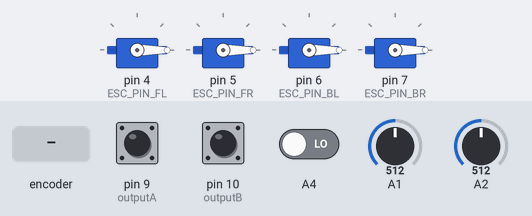
Recording of a sketch running on a simulated Arduino Uno, built with avr-gcc and run on an emulated ATmega328P. Parts: 4 × servo. The inputs (shaded band) are chosen by the test bench; at power-on: A1 = 512, A2 = 512, pin 9 (outputA) HIGH, pin 10 (outputB) HIGH, A4 LOW. What the sketch prints to the serial monitor is not drawn.

Above: at 1.2 s.
1.3 s: rotary encoder on pin 9 (outputA) / pin 10 (outputB) turned 3 steps (first pin leading)
At 1.42 s:
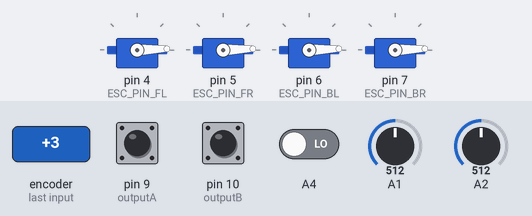
4.9 s: A1 set to 170
At 5.7 s:
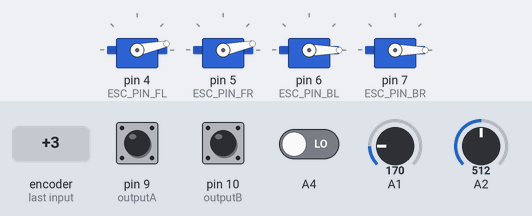
7.9 s: A2 set to 0
At 9.1 s:
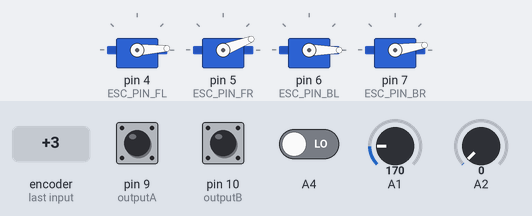
9.4 s: A2 set to 1023
At 10.3 s:
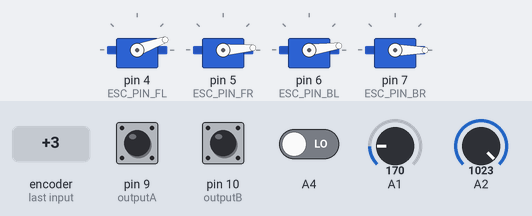
10.9 s: A1 set to 900
At 11.5 s:
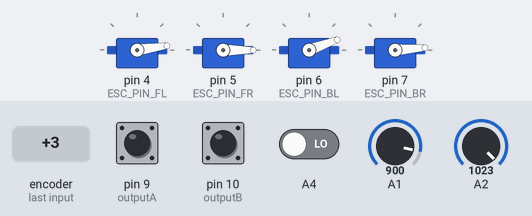
12.4 s: A2 set to 0
At 12.7 s:
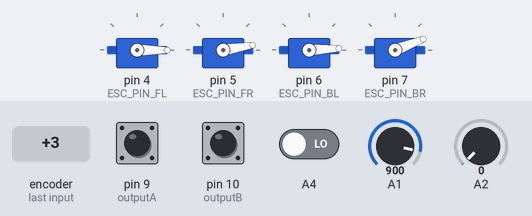
Timing chart, 0 to 14.9 s (numbered marks = the images above; inputs shaded):
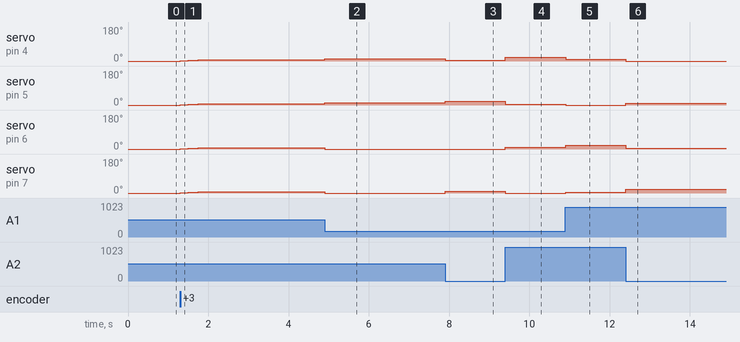

Measured:
- after the input at 1.3 s, servo on pin 4 (ESC_PIN_FL), servo on pin 5 (ESC_PIN_FR), servo on pin 6 (ESC_PIN_BL), servo on pin 7 (ESC_PIN_BR): 0° → 2° at once, → 4° 0.20 s later, → 6° 0.20 s later
- after the input at 4.9 s, servo on pin 4 (ESC_PIN_FL), servo on pin 5 (ESC_PIN_FR): 6° → 12° at once; servo on pin 6 (ESC_PIN_BL), servo on pin 7 (ESC_PIN_BR): 6° → 0° at once
- after the input at 7.9 s, servo on pin 4 (ESC_PIN_FL): 12° → 3° at once; servo on pin 5 (ESC_PIN_FR): 12° → 21° at once; servo on pin 7 (ESC_PIN_BR): 0° → 9° at once
- after the input at 9.4 s, servo on pin 4 (ESC_PIN_FL): 3° → 20° at once; servo on pin 5 (ESC_PIN_FR): 21° → 4° at once; servo on pin 6 (ESC_PIN_BL): 0° → 8° at once; servo on pin 7 (ESC_PIN_BR): 9° → 0° at once
- after the input at 10.9 s, servo on pin 4 (ESC_PIN_FL): 20° → 8° at once; servo on pin 5 (ESC_PIN_FR): 4° → 0° at once; servo on pin 6 (ESC_PIN_BL): 8° → 20° at once; servo on pin 7 (ESC_PIN_BR): 0° → 4° at once
- after the input at 12.4 s, servo on pin 4 (ESC_PIN_FL): 8° → 0° at once; servo on pin 5 (ESC_PIN_FR): 0° → 9° at once; servo on pin 6 (ESC_PIN_BL): 20° → 3° at once; servo on pin 7 (ESC_PIN_BR): 4° → 21° at once

The sketch:

joystick_test.ino
```cpp
/*
Joystick:
Power connect: 5V + Gnd
VRx: A1
VRy: A2

Potentiometer:
DT: D9
CLK: D10

Esc_1: D4
Esc_2: D5

Power: 5V + Gnd
*/

#include<Servo.h>

#define ESC_PIN_FL 4 // front left
#define ESC_PIN_FR 5 // front right
#define ESC_PIN_BL 6 // back left
#define ESC_PIN_BR 7 // back right

#define outputA 9
#define outputB 10

float AccerlerationFactor = 0.05f;

int joystickCenterX;
int joystickCenterY;

int aLastState, aState, counter = 0;

Servo esc_FL;
Servo esc_FR;
Servo esc_BL;
Servo esc_BR;

int proofNewValue(int value)
{
  if (value < 0)
    return 0;
  if (value > 180)
    return 180;
  if (value > 0 && counter == 0) // idle protection
    return 0;
  return value;
}

void setup()
{
  Serial.begin(115200);
  esc_FL.attach(ESC_PIN_FL, 1000, 2000);
  esc_FR.attach(ESC_PIN_FR, 1000, 2000);
  esc_BL.attach(ESC_PIN_BL, 1000, 2000);
  esc_BR.attach(ESC_PIN_BR, 1000, 2000);

  // Get center coords of joystick
  joystickCenterX = analogRead(A1);
  joystickCenterY = analogRead(A2);

  // setup potentiometer
  pinMode(outputA, INPUT);
  pinMode(outputB, INPUT);
  aLastState = digitalRead(outputA);
}

void loop()
{
  // For X Axes
  int joystickValueX = analogRead(A1);
  int joystickValueY = analogRead(A2);
  int poti = digitalRead(A4);

  // limit values
  joystickValueX = constrain(joystickValueX, 0, joystickCenterX*2);
  joystickValueY = constrain(joystickValueY, 0, joystickCenterY*2);

  // Convert joystick value to writeable value
  joystickValueX = map(joystickValueX, joystickCenterX, joystickCenterX*2, 0, 180*AccerlerationFactor);
  joystickValueY = map(joystickValueY, joystickCenterY, joystickCenterY*2, 0, 180*AccerlerationFactor);

  // Debugging
  aState = digitalRead(outputA);
  if (aState != aLastState)
  {
    if (digitalRead(outputB) != aState)
      counter++;
    else
      counter--;
  }
  if (counter < 0)
    counter = 0;

  aLastState = aState;

  // Update values:
  int newEscValue_FL = counter-joystickValueX+joystickValueY;
  int newEscValue_FR = counter-joystickValueX-joystickValueY;
  int newEscValue_BL = counter+joystickValueX+joystickValueY;
  int newEscValue_BR = counter+joystickValueX-joystickValueY;

  newEscValue_FL = proofNewValue(newEscValue_FL);
  newEscValue_FR = proofNewValue(newEscValue_FR);
  newEscValue_BL = proofNewValue(newEscValue_BL);
  newEscValue_BR = proofNewValue(newEscValue_BR);

  // Write values to ESCs
  esc_FL.write(newEscValue_FL);
  esc_FR.write(newEscValue_FR);
  esc_BL.write(newEscValue_BL);
  esc_BR.write(newEscValue_BR);

  // Debugging
  Serial.print("FL: ");
  Serial.print(newEscValue_FL);
  Serial.print(" FR: ");
  Serial.print(newEscValue_FR);
  Serial.print(" BL: ");
  Serial.print(newEscValue_BL);
  Serial.print(" BR: ");
  Serial.println(newEscValue_BR);
}
```
